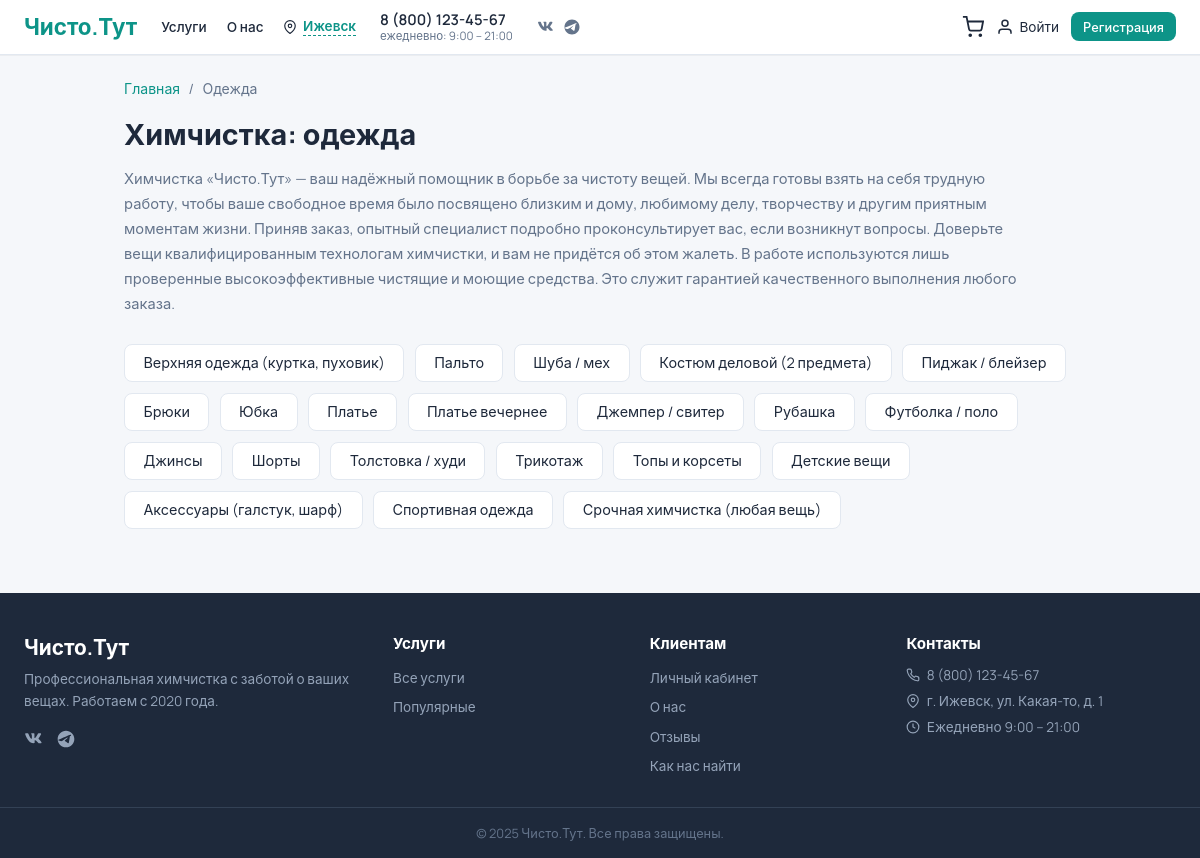
The app's page /c/services/odezhda/ with its own data.
### core/models.py (models this page shows, shortened)
class ServiceCategory(models.Model):
    name = models.CharField('Название', max_length=100)
    slug = models.SlugField('Slug', unique=True)
    image = models.ImageField('Изображение', upload_to='categories/', blank=True, null=True)
    description = models.TextField('Описание', blank=True, default='')
    order = models.PositiveIntegerField('Порядок', default=0)
    class Meta:
        verbose_name = 'категория услуг'
        verbose_name_plural = 'категории услуг'
        ordering = ['order', 'name']

class Service(models.Model):
    UNIT_PIECE = 'piece'
    UNIT_KG = 'kg'
    UNIT_M2 = 'm2'
    UNIT_CHOICES = [
        (UNIT_PIECE, 'За штуку'),
        (UNIT_KG, 'За кг'),
        (UNIT_M2, 'За м²'),
    ]
    category = models.ForeignKey(
        ServiceCategory, on_delete=models.SET_NULL,
        null=True, blank=True,
        related_name='services', verbose_name='Категория',
    )
    parent = models.ForeignKey(
        'self', on_delete=models.CASCADE,
        null=True, blank=True,
        related_name='children', verbose_name='Родительская услуга',
        help_text='Если задана — это вариант/подуслуга',
    )
    name = models.CharField('Название', max_length=200)
    price = models.DecimalField('Цена', max_digits=10, decimal_places=2, default=0)
    image = models.ImageField('Изображение', upload_to='services/', blank=True, null=True)
    cleaning_time = models.CharField('Срок чистки', max_length=50, default='3 дня', help_text='Например: 3 дня, 7-10 дней, от 5 дней')
    price_unit = models.CharField('Единица расчёта', max_length=10, choices=UNIT_CHOICES, default=UNIT_PIECE)
    has_dimensions = models.BooleanField('Нужны длина и ширина (м²)', default=False, help_text='Для штор, ковров и т.п.')
    has_weight = models.BooleanField('Нужен вес (кг)', default=False, help_text='Для постельного белья и т.п.')
    is_popular = models.BooleanField('Популярная (на главной)', default=False)
    class Meta:
        verbose_name = 'услуга'
        verbose_name_plural = 'услуги'

### customer/views.py (the view)
# urls.py: path('services/<slug:slug>/', views.category_detail, name='category'),
def category_detail(request, slug):
    cat = get_object_or_404(ServiceCategory, slug=slug)
    services = cat.services.filter(parent__isnull=True)
    return render(request, 'customer/category.html', {
        'category': cat,
        'services': services,
    })

### templates/customer/category.html (shortened to what this page needs)
{% extends 'customer/base.html' %}
{% load static %}
{% block content %}
<nav class="breadcrumbs">
    <a href="{% url 'customer:home' %}">Главная</a>
    <span class="bc-sep">/</span>
    <span>{{ category.name }}</span>
</nav>
<section class="cat-detail">
    <h1 class="cat-detail-title">Химчистка: {{ category.name|lower }}</h1>
    <p class="cat-detail-desc">
        {% if category.description %}
            {{ category.description }}
        {% else %}
            Химчистка «Чисто.Тут» — ваш надёжный помощник в борьбе за чистоту вещей. Мы всегда готовы взять на себя трудную работу, чтобы ваше свободное время было посвящено близким и дому, любимому делу, творчеству и другим приятным моментам жизни. Приняв заказ, опытный специалист подробно проконсультирует вас, если возникнут вопросы. Доверьте вещи квалифицированным технологам химчистки, и вам не придётся об этом жалеть. В работе используются лишь проверенные высокоэффективные чистящие и моющие средства. Это служит гарантией качественного выполнения любого заказа.
        {% endif %}
    </p>
    {% if services %}
    <div class="cat-services-grid">
        {% for service in services %}
        <a href="{% url 'customer:service_detail' category.slug service.pk %}" class="cat-service-chip">{{ service.name }}</a>
        {% endfor %}
    </div>
    {% else %}
    <p class="empty">В этой категории пока нет услуг.</p>
    {% endif %}
</section>
{% endblock %}

### static/css/style.css (style rules this page uses)
:root { --bg: #f5f7fa; --surface: #ffffff; --primary: #0d9488; --primary-dark: #0f766e; --text: #1e293b; --text-muted: #64748b; --border: #e2e8f0; --danger: #dc2626; --warning: #d97706; --radius: 12px; --shadow: 0 1px 3px rgba(0,0,0,.08); --shadow-md: 0 4px 12px rgba(0,0,0,.08); }
* { box-sizing: border-box; }
body { font-family: 'Manrope', -apple-system, sans-serif; background: var(--bg); color: var(--text); margin: 0; min-height: 100vh; display: flex; flex-direction: column; }

### static/css/customer.css (style rules this page uses)
.cat-detail { margin-bottom: 2.5rem; }
.cat-detail-title { font-size: 1.8rem; margin: 0 0 .75rem; }
.cat-detail-desc { font-size: .92rem; color: var(--text-muted); line-height: 1.7; margin: 0 0 1.75rem; max-width: 900px; }
.cat-services-grid { display: flex; flex-wrap: wrap; gap: .65rem; }
.cat-service-chip { display: inline-flex; align-items: center; padding: .55rem 1.15rem; font-size: .9rem; color: var(--text); text-decoration: none; background: var(--surface); border: 1px solid var(--border); border-radius: 8px; transition: all .18s; white-space: nowrap; }
.breadcrumbs { font-size: .88rem; color: var(--text-muted); margin-bottom: 1rem; }
.breadcrumbs a { color: var(--primary); text-decoration: none; }
.bc-sep { margin: 0 .35rem; }

### records on screen
ServiceCategory: name "Одежда", name "одежда"
Service: name "Верхняя одежда (куртка, пуховик)"
Service: name "Пальто"
Service: name "Шуба / мех"
Service: name "Костюм деловой (2 предмета)"
Service: name "Пиджак / блейзер"
Service: name "Брюки"
Service: name "Юбка"
Service: name "Платье"
Service: name "Платье вечернее"
Service: name "Джемпер / свитер"
Service: name "Рубашка"
Service: name "Футболка / поло"
Service: name "Джинсы"
Service: name "Шорты"
Service: name "Толстовка / худи"
Service: name "Трикотаж"
Service: name "Топы и корсеты"
Service: name "Детские вещи"
Service: name "Аксессуары (галстук, шарф)"
Service: name "Спортивная одежда"
Service: name "Срочная химчистка (любая вещь)"
